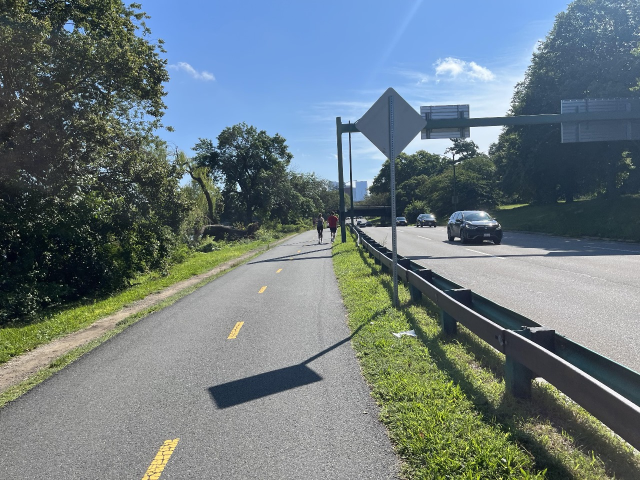
#> input picture Attempt -1/Images_FOl/img4.jpeg, 1280 x 960 px, found by its file name (shown at 1/2 size)
$ python Lane_detection_img.py
#> lines starting #> are read from the running program, lines starting #| are printed output that depends on the picture; after the words box and inside, x2 and y2 are one past the last pixel; in counts of white or black regions, pixels touching at a corner belong together
import cv2
import matplotlib.pyplot as plt
import numpy as np

image = cv2.imread("Images_FOl\img4.jpeg")
#> image is the input picture: shape (960, 1280, 3); mean B, G, R 126, 121.9, 108.2

image = cv2.cvtColor(image,cv2.COLOR_BGR2RGB)


def ROI(img,vertices):
    mask=np.zeros_like(img)
    # Total_channel = img.shape[2]
    # match_mask_color=(255,) * Total_channel
    match_mask_color  = 255
    cv2.fillPoly(mask,vertices,match_mask_color)
    masked_image=cv2.bitwise_and(img,mask)

    return masked_image


def draw_line(img,lines):

    img = np.copy(img)
    balnk_image=np.zeros((img.shape[0], img.shape[1], 3) , dtype=np.uint8)
    for line in lines:
        for x1,y1,x2,y2 in line:
            cv2.line(balnk_image,(x1,y1),(x2,y2) , (0,255,0) , thickness=3)


    img = cv2.addWeighted(img,0.8,balnk_image,1,0.0)
    return img


# print(image.shape)

height = image.shape[0]
#> height = 960
Width = image.shape[1]
#> Width = 1280

Region_OF_Interest_vertices =[   #(357, 595, 3)
#    (355,474),  # img 6
#     (511,348),
#     (851,449)

    (0, height),
        (Width / 2, height / 2),
        (Width, height),

     (7,818),#img 4
    (640,417),
    (1267,842)
 ]


Gray_img = cv2.cvtColor(image,cv2.COLOR_RGB2GRAY)
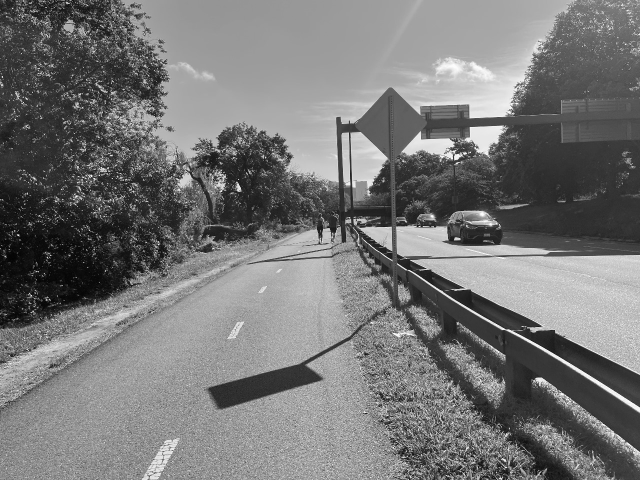
#> Gray_img: shape (960, 1280) (shown at 1/2 size); min 1, max 255, mean 118.3

canny_img = cv2.Canny(Gray_img,100,50)
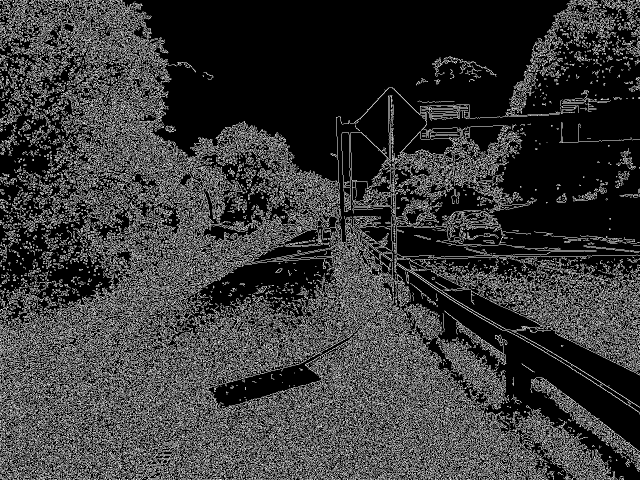
#> canny_img: shape (960, 1280) (shown at 1/2 size); 22.1% white in thin lines or dots
cropped_img = ROI(canny_img,np.array([Region_OF_Interest_vertices],np.int32))
#> in ROI, `cv2.fillPoly(mask,vertices,match_mask_color)`:
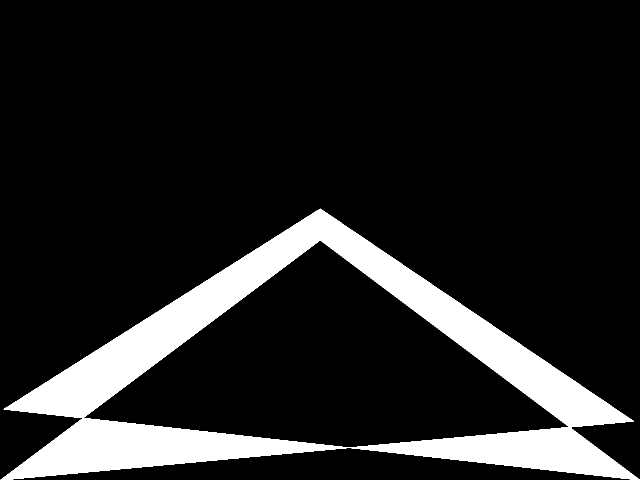
#> mask: shape (960, 1280) (shown at 1/2 size); 13.5% white; 1 white region, box (x1, y1, x2, y2) and area: (1, 417, 1280, 960) 165746
#> in ROI, `masked_image=cv2.bitwise_and(img,mask)`:
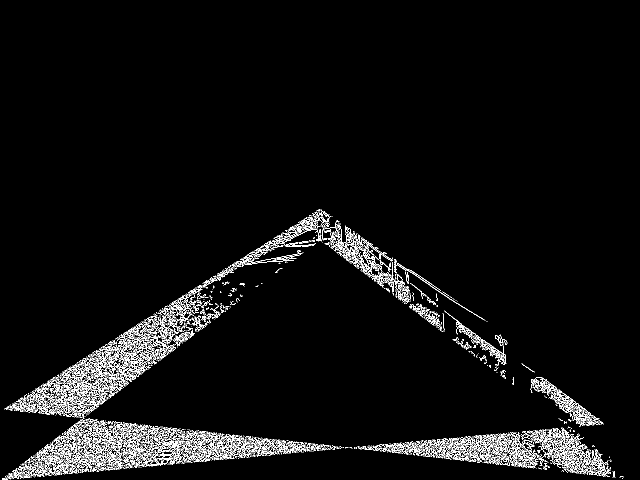
#> masked_image: shape (960, 1280) (shown at 1/2 size); 3.7% white in thin lines or dots, all inside (x1, y1, x2, y2) = (4, 418, 1248, 960)


Hough_line = cv2.HoughLinesP(cropped_img,
                             rho=6 ,
                             theta=np.pi / 90,
                             threshold=160,
                             lines=np.array([]),
                             minLineLength=50,
                             maxLineGap=25)
#> Hough_line = 454 rows, first 6: [104, 885, 612, 885], [721, 898, 1192, 898], [59, 916, 1160, 878], [67, 912, 665, 891], [118, 873, 504, 873], [26, 942, 703, 895]


if Hough_line is not None:
    image_with_lines = draw_line(image, Hough_line)
#> the loop in draw_line, `for line in lines:` made 454 passes
#> after the loop in draw_line, `for line in lines:`:
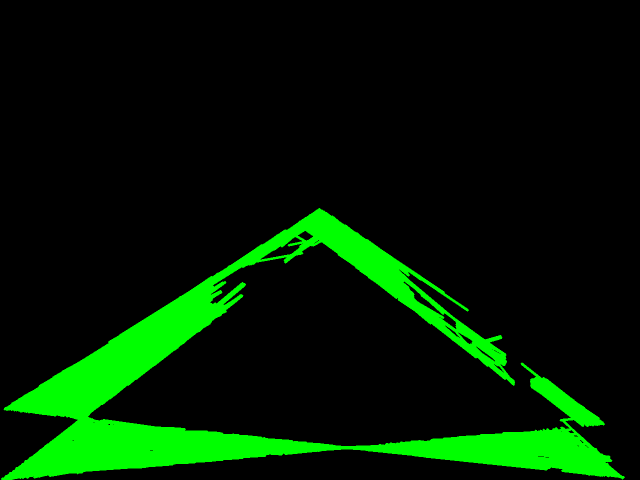
#> balnk_image: shape (960, 1280, 3) (shown at 1/2 size); mean of channels 0, 1, 2 0, 29.6, 0; drawn as B, G, R
#> in draw_line, `img = cv2.addWeighted(img,0.8,balnk_image,1,0.0)`:
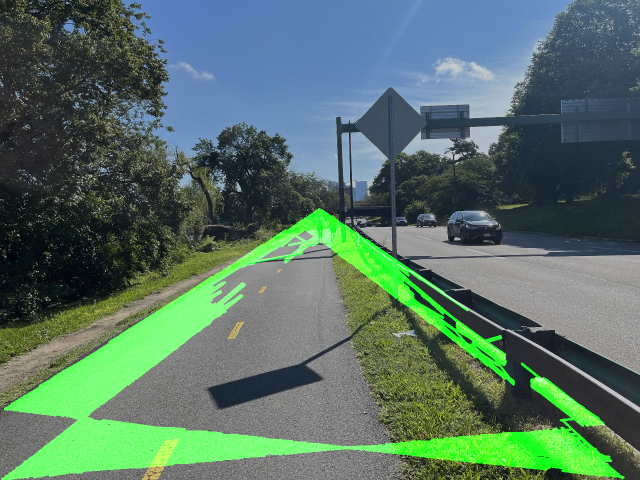
#> img: shape (960, 1280, 3) (shown at 1/2 size); mean R, G, B 86.6, 114.7, 100.8
    plt.imshow(image_with_lines)
else:
    print("No lines detected")

plt.show()

$ run again, with Attempt -1/Images_FOl/img2.jpeg copied over Attempt -1/Images_FOl/img4.jpeg
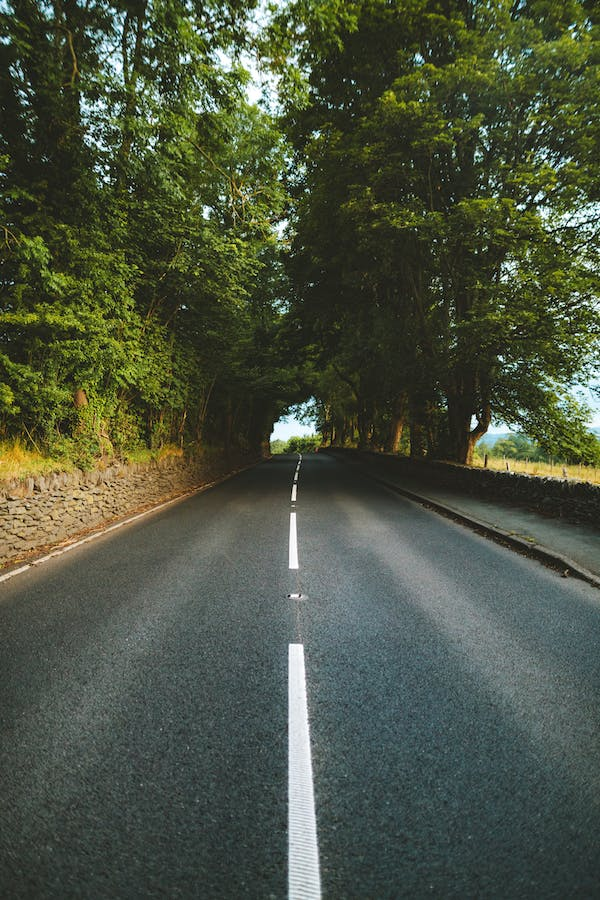
#> input picture Attempt -1/Images_FOl/img2.jpeg, 600 x 900 px, found by its file name
#> image is the input picture: shape (900, 600, 3); mean B, G, R 65.1, 83.3, 75.4
#> `canny_img = cv2.Canny(Gray_img,100,50)`:
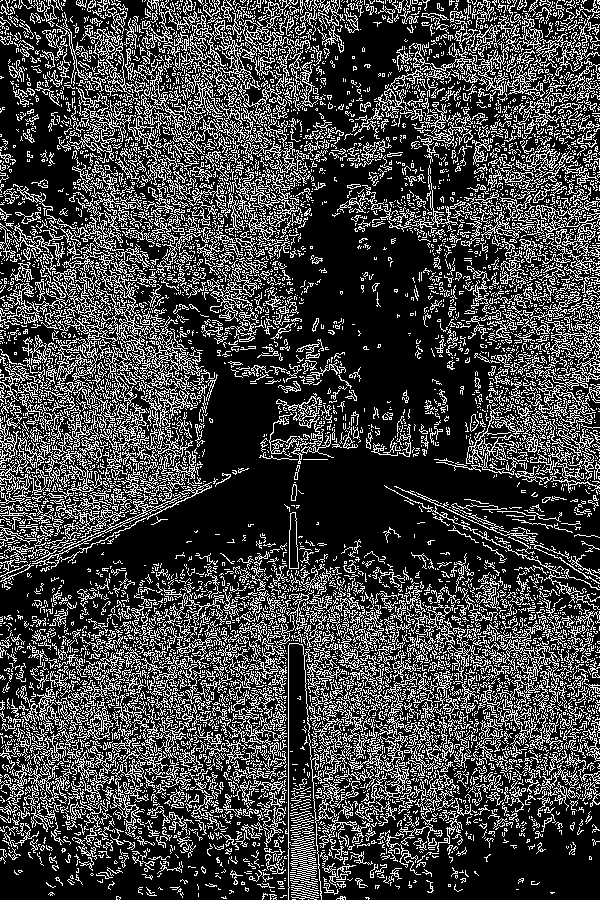
#> canny_img: shape (900, 600); 26.1% white in thin lines or dots
#> mask: shape (900, 600); 17.9% white; 1 white region, box (x1, y1, x2, y2) and area: (0, 442, 600, 900) 96789
#> masked_image: shape (900, 600); 4.4% white in thin lines or dots, all inside (x1, y1, x2, y2) = (8, 443, 600, 896)
#> Hough_line = 264 rows, first 6: [34, 814, 316, 560], [465, 535, 595, 460], [479, 518, 590, 859], [180, 629, 338, 607], [207, 603, 341, 603], [398, 589, 599, 589]
#> the loop in draw_line, `for line in lines:` made 264 passes
#> in draw_line, `img = cv2.addWeighted(img,0.8,balnk_image,1,0.0)`:
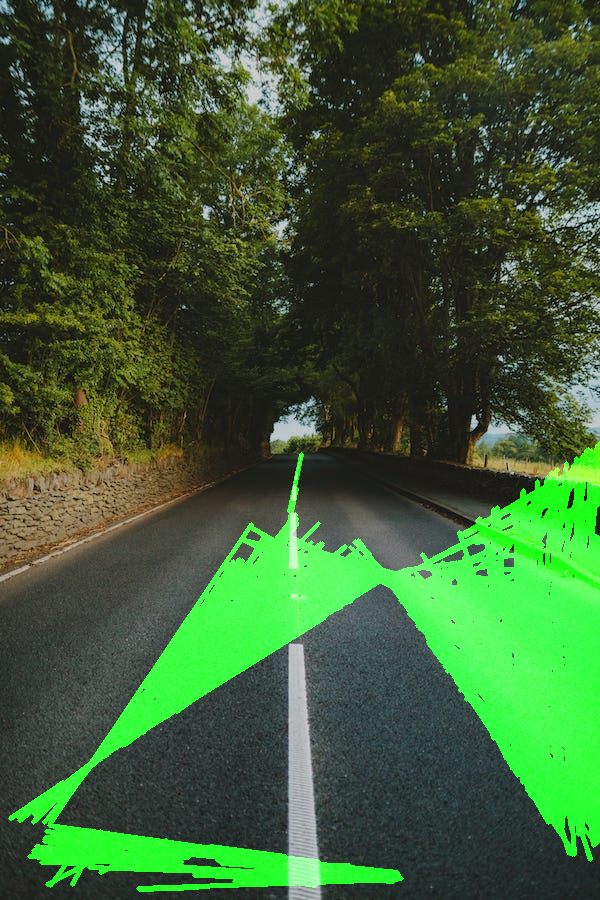
#> img: shape (900, 600, 3); mean R, G, B 60.3, 94.2, 52

$ run again, with Attempt -1/Images_FOl/img3.jpeg copied over Attempt -1/Images_FOl/img4.jpeg
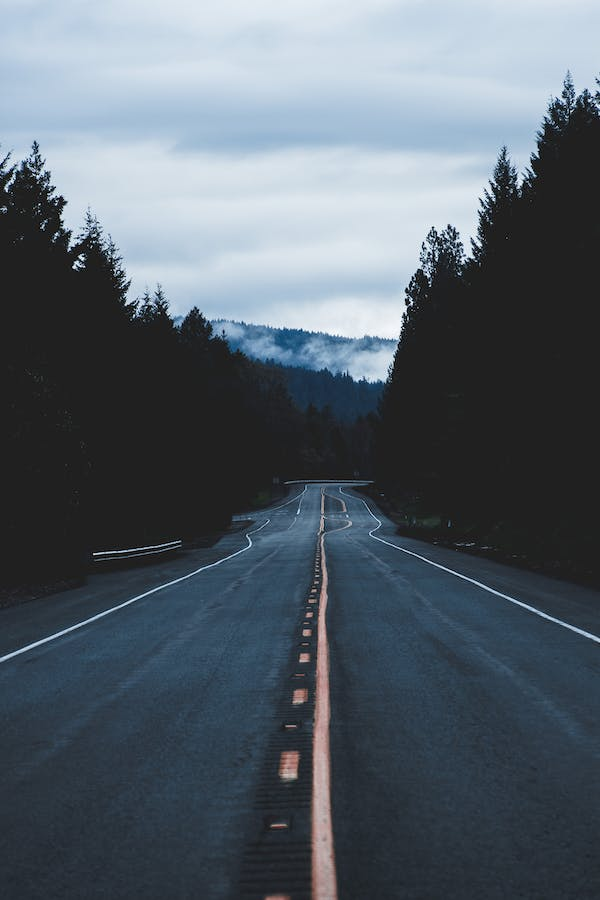
#> input picture Attempt -1/Images_FOl/img3.jpeg, 600 x 900 px, found by its file name
#> image is the input picture: shape (900, 600, 3); mean B, G, R 106.7, 97.2, 86.9
#> `canny_img = cv2.Canny(Gray_img,100,50)`:
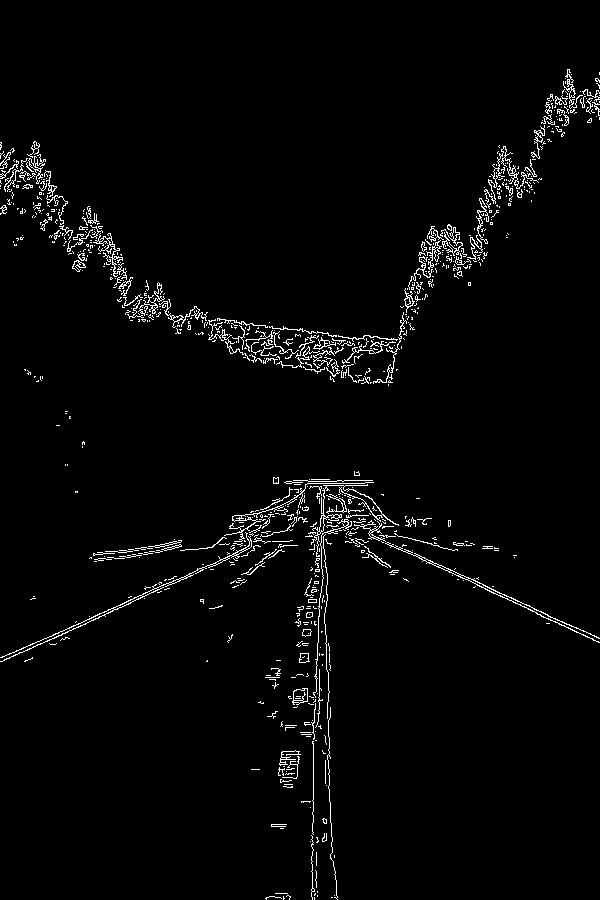
#> canny_img: shape (900, 600); 2.6% white in thin lines or dots
#> mask: shape (900, 600); 17.9% white; 1 white region, box (x1, y1, x2, y2) and area: (0, 442, 600, 900) 96789
#> masked_image: shape (900, 600); 0.49% white in thin lines or dots, all inside (x1, y1, x2, y2) = (200, 479, 600, 886)
#> Hough_line = 23 rows, first 6: [418, 557, 599, 638], [476, 578, 593, 640], [323, 597, 323, 485], [314, 623, 317, 527], [272, 503, 359, 539], [454, 569, 553, 621]
#> the loop in draw_line, `for line in lines:` made 23 passes
#> in draw_line, `img = cv2.addWeighted(img,0.8,balnk_image,1,0.0)`:
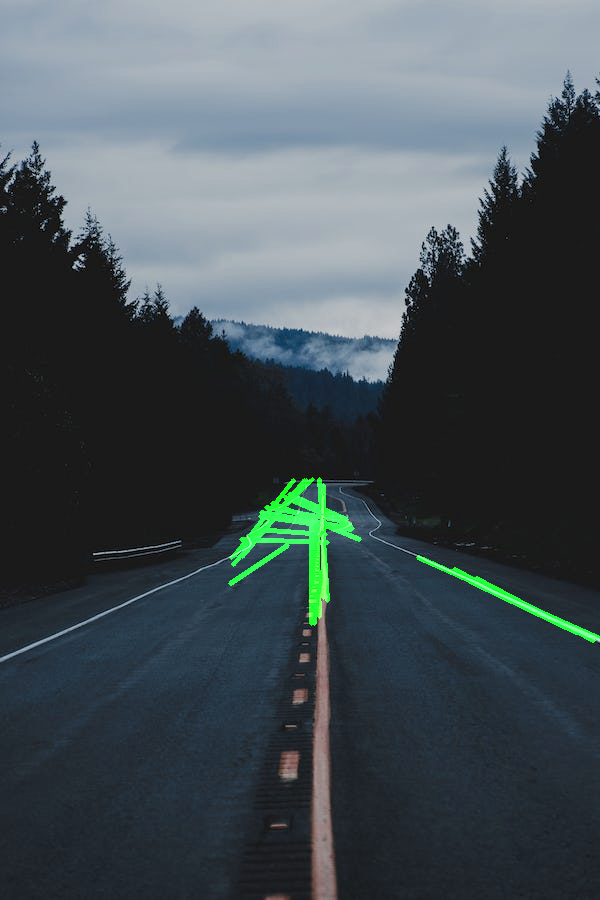
#> img: shape (900, 600, 3); mean R, G, B 69.6, 80.2, 85.5

$ run again, with Attempt -1/Images_FOl/img5.jpeg copied over Attempt -1/Images_FOl/img4.jpeg
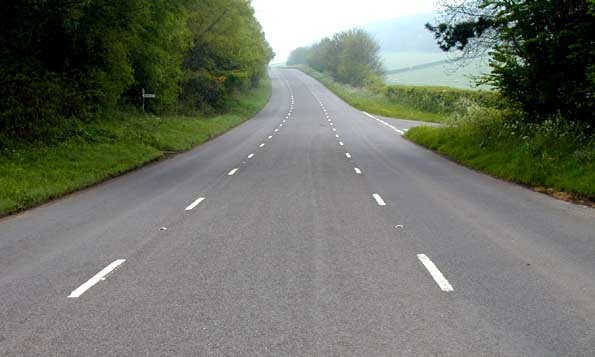
#> input picture Attempt -1/Images_FOl/img5.jpeg, 595 x 357 px, found by its file name
#> image is the input picture: shape (357, 595, 3); mean B, G, R 104.5, 115.2, 110.8
#> `canny_img = cv2.Canny(Gray_img,100,50)`:
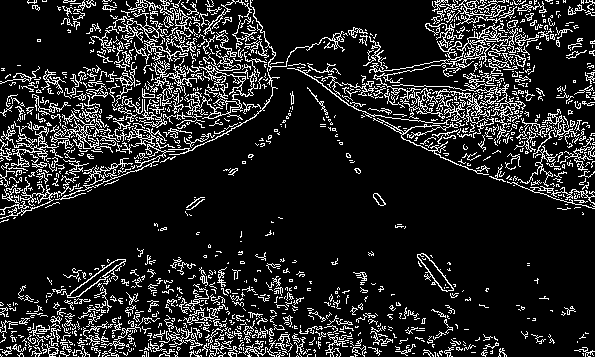
#> canny_img: shape (357, 595); 14.1% white in thin lines or dots
#> mask: shape (357, 595); 25.1% white; 1 white region, box (x1, y1, x2, y2) and area: (1, 178, 595, 357) 53370
#> masked_image: shape (357, 595); 3.3% white in thin lines or dots, all inside (x1, y1, x2, y2) = (1, 217, 594, 357)
#> Hough_line = 85 rows, first 6: [30, 339, 451, 339], [14, 349, 467, 349], [52, 325, 435, 338], [26, 341, 463, 341], [5, 354, 450, 354], [59, 321, 408, 333]
#> the loop in draw_line, `for line in lines:` made 85 passes
#> in draw_line, `img = cv2.addWeighted(img,0.8,balnk_image,1,0.0)`:
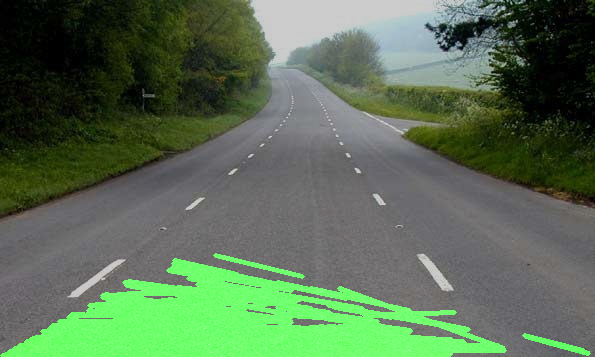
#> img: shape (357, 595, 3); mean R, G, B 88.6, 111.2, 83.6
